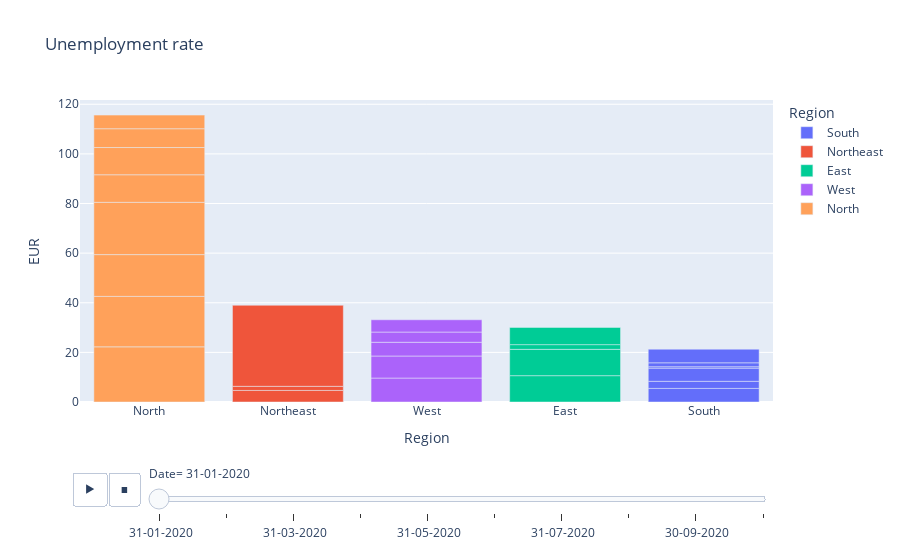

The cell this chart's notebook holds for it:
### Code cell
#Barplot with animation frame
fig2 = px.bar(df,x='Region', y='EUR', color='Region', title='Unemployment rate', animation_frame='Date', template='plotly')
fig2.update_layout(xaxis={'categoryorder':'total descending'})
fig2.show()

### Figure 1 — Plotly figure (JSON) as saved in the notebook; plotly's stock layout.template omitted (floating-point values rounded to 4 significant figures)
{"data": [{"alignmentgroup": "True", "hovertemplate": "Region=%{x}<br>Date= 31-01-2020<br>EUR=%{y}<extra></extra>", "legendgroup": "South", "marker": {"color": "#636efa", "pattern": {"shape": ""}}, "name": "South", "offsetgroup": "South", "orientation": "v", "showlegend": true, "textposition": "auto", "type": "bar", "x": ["South", "South", "South", "South", "South", "South"], "xaxis": "x", "y": [5.48, 2.86, 5.31, 0.58, 1.57, 5.49], "yaxis": "y"}, {"alignmentgroup": "True", "hovertemplate": "Region=%{x}<br>Date= 31-01-2020<br>EUR=%{y}<extra></extra>", "legendgroup": "Northeast", "marker": {"color": "#EF553B", "pattern": {"shape": ""}}, "name": "Northeast", "offsetgroup": "Northeast", "orientation": "v", "showlegend": true, "textposition": "auto", "type": "bar", "x": ["Northeast", "Northeast", "Northeast"], "xaxis": "x", "y": [4.66, 1.66, 32.67], "yaxis": "y"}, {"alignmentgroup": "True", "hovertemplate": "Region=%{x}<br>Date= 31-01-2020<br>EUR=%{y}<extra></extra>", "legendgroup": "East", "marker": {"color": "#00cc96", "pattern": {"shape": ""}}, "name": "East", "offsetgroup": "East", "orientation": "v", "showlegend": true, "textposition": "auto", "type": "bar", "x": ["East", "East", "East", "East"], "xaxis": "x", "y": [10.61, 10.61, 1.9, 6.94], "yaxis": "y"}, {"alignmentgroup": "True", "hovertemplate": "Region=%{x}<br>Date= 31-01-2020<br>EUR=%{y}<extra></extra>", "legendgroup": "West", "marker": {"color": "#ab63fa", "pattern": {"shape": ""}}, "name": "West", "offsetgroup": "West", "orientation": "v", "showlegend": true, "textposition": "auto", "type": "bar", "x": ["West", "West", "West", "West", "West"], "xaxis": "x", "y": [9.65, 8.89, 5.54, 4.11, 4.95], "yaxis": "y"}, {"alignmentgroup": "True", "hovertemplate": "Region=%{x}<br>Date= 31-01-2020<br>EUR=%{y}<extra></extra>", "legendgroup": "North", "marker": {"color": "#FFA15A", "pattern": {"shape": ""}}, "name": "North", "offsetgroup": "North", "orientation": "v", "showlegend": true, "textposition": "auto", "type": "bar", "x": ["North", "North", "North", "North", "North", "North", "North", "North"], "xaxis": "x", "y": [22.23, 20.34, 16.83, 21.08, 11.11, 10.97, 7.58, 5.49], "yaxis": "y"}], "layout": {"barmode": "relative", "legend": {"title": {"text": "Region"}, "tracegroupgap": 0}, "sliders": [{"active": 0, "currentvalue": {"prefix": "Date="}, "len": 0.9, "pad": {"b": 10, "t": 60}, "steps": [{"args": [[" 31-01-2020"], {"frame": {"duration": 0, "redraw": true}, "fromcurrent": true, "mode": "immediate", "transition": {"duration": 0, "easing": "linear"}}], "label": " 31-01-2020", "method": "animate"}, {"args": [[" 29-02-2020"], {"frame": {"duration": 0, "redraw": true}, "fromcurrent": true, "mode": "immediate", "transition": {"duration": 0, "easing": "linear"}}], "label": " 29-02-2020", "method": "animate"}, {"args": [[" 31-03-2020"], {"frame": {"duration": 0, "redraw": true}, "fromcurrent": true, "mode": "immediate", "transition": {"duration": 0, "easing": "linear"}}], "label": " 31-03-2020", "method": "animate"}, {"args": [[" 30-04-2020"], {"frame": {"duration": 0, "redraw": true}, "fromcurrent": true, "mode": "immediate", "transition": {"duration": 0, "easing": "linear"}}], "label": " 30-04-2020", "method": "animate"}, {"args": [[" 31-05-2020"], {"frame": {"duration": 0, "redraw": true}, "fromcurrent": true, "mode": "immediate", "transition": {"duration": 0, "easing": "linear"}}], "label": " 31-05-2020", "method": "animate"}, {"args": [[" 30-06-2020"], {"frame": {"duration": 0, "redraw": true}, "fromcurrent": true, "mode": "immediate", "transition": {"duration": 0, "easing": "linear"}}], "label": " 30-06-2020", "method": "animate"}, {"args": [[" 31-07-2020"], {"frame": {"duration": 0, "redraw": true}, "fromcurrent": true, "mode": "immediate", "transition": {"duration": 0, "easing": "linear"}}], "label": " 31-07-2020", "method": "animate"}, {"args": [[" 31-08-2020"], {"frame": {"duration": 0, "redraw": true}, "fromcurrent": true, "mode": "immediate", "transition": {"duration": 0, "easing": "linear"}}], "label": " 31-08-2020", "method": "animate"}, {"args": [[" 30-09-2020"], {"frame": {"duration": 0, "redraw": true}, "fromcurrent": true, "mode": "immediate", "transition": {"duration": 0, "easing": "linear"}}], "label": " 30-09-2020", "method": "animate"}, {"args": [[" 31-10-2020"], {"frame": {"duration": 0, "redraw": true}, "fromcurrent": true, "mode": "immediate", "transition": {"duration": 0, "easing": "linear"}}], "label": " 31-10-2020", "method": "animate"}], "x": 0.1, "xanchor": "left", "y": 0, "yanchor": "top"}], "title": {"text": "Unemployment rate"}, "updatemenus": [{"buttons": [{"args": [null, {"frame": {"duration": 500, "redraw": true}, "fromcurrent": true, "mode": "immediate", "transition": {"duration": 500, "easing": "linear"}}], "label": "&#9654;", "method": "animate"}, {"args": [[null], {"frame": {"duration": 0, "redraw": true}, "fromcurrent": true, "mode": "immediate", "transition": {"duration": 0, "easing": "linear"}}], "label": "&#9724;", "method": "animate"}], "direction": "left", "pad": {"r": 10, "t": 70}, "showactive": false, "type": "buttons", "x": 0.1, "xanchor": "right", "y": 0, "yanchor": "top"}], "xaxis": {"anchor": "y", "categoryarray": ["South", "Northeast", "East", "West", "North"], "categoryorder": "total descending", "domain": [0, 1], "title": {"text": "Region"}}, "yaxis": {"anchor": "x", "domain": [0, 1], "title": {"text": "EUR"}}}}
